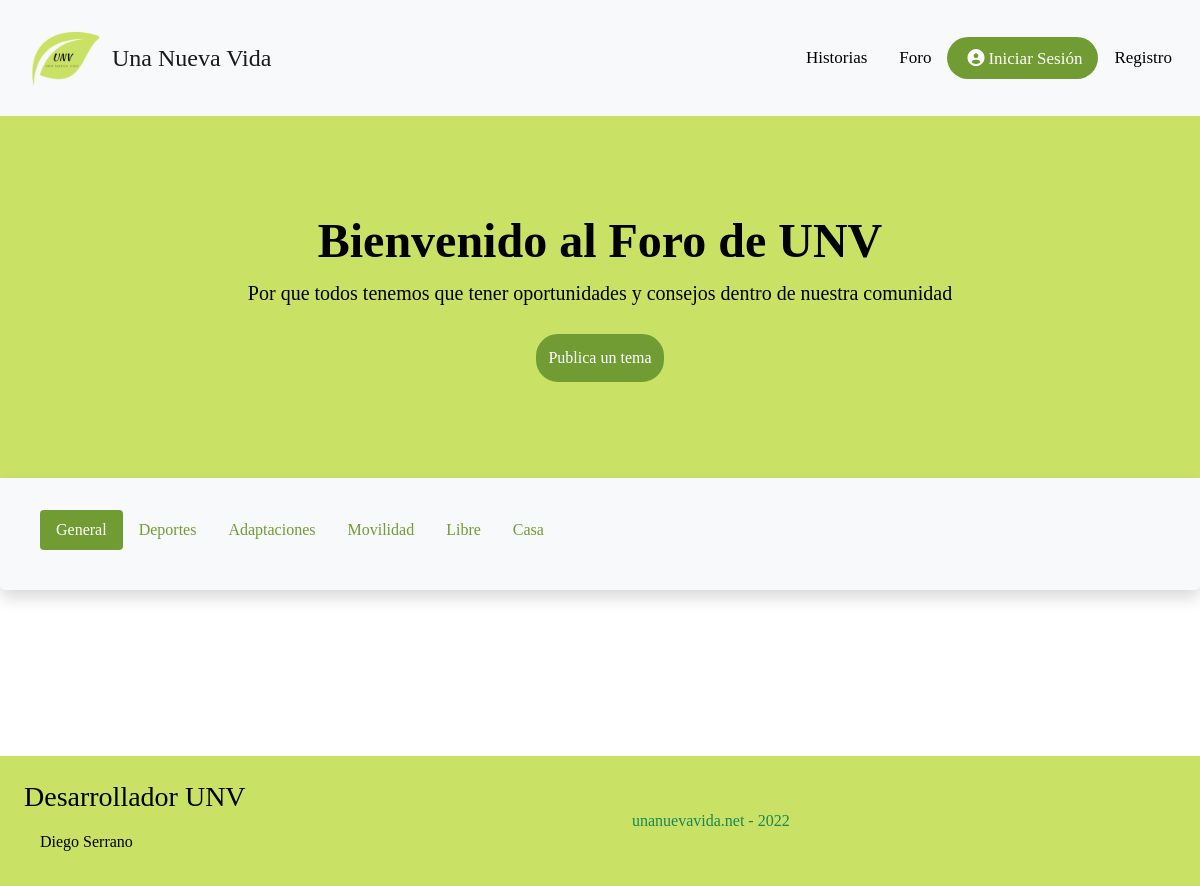
The page /web/index.php?ctl=listarForo on the database as committed earlier.
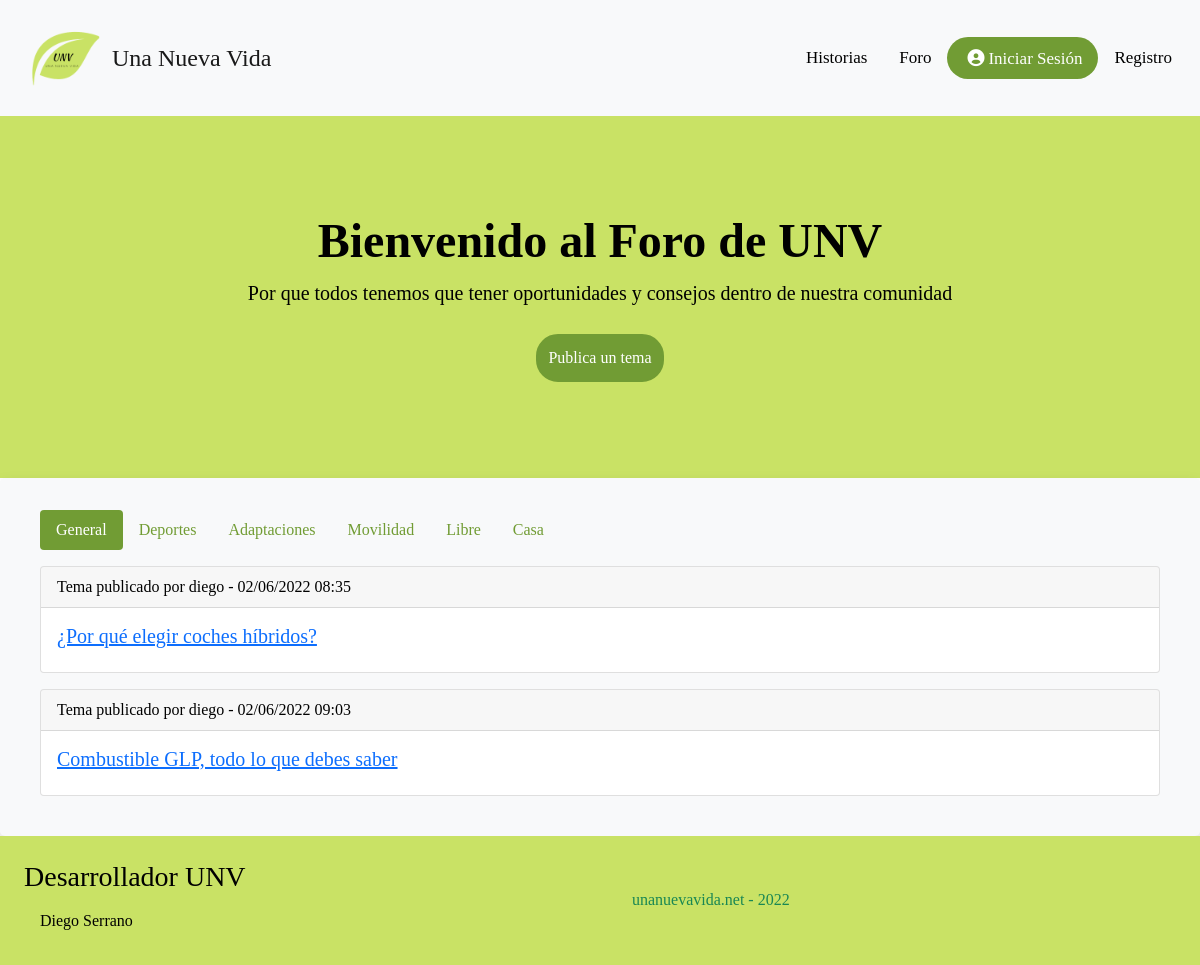
The same page on the database as committed later.
### tables this page shows
CREATE TABLE `categorias_foro` (
  `id_categoria` int(8) NOT NULL,
  `nombre_categoria` varchar(255) NOT NULL,
  `descripcion_categoria` varchar(255) NOT NULL
);

CREATE TABLE `temas_foro` (
  `id_tema` int(8) NOT NULL,
  `asunto_tema` varchar(255) NOT NULL,
  `fecha_tema` timestamp NULL DEFAULT current_timestamp(),
  `categoria_tema` int(8) NOT NULL,
  `by_tema` int(8) NOT NULL
);

CREATE TABLE `usuarios` (
  `id_usuario` int(11) NOT NULL,
  `usuario` varchar(10) NOT NULL,
  `password` varchar(200) NOT NULL,
  `nombre` varchar(20) NOT NULL,
  `apellidos` varchar(40) DEFAULT NULL,
  `email` varchar(40) NOT NULL,
  `telefono` varchar(12) DEFAULT NULL,
  `fecha_nac` date DEFAULT NULL,
  `descripcion` text DEFAULT NULL,
  `vr_apps` text DEFAULT NULL,
  `foto_perfil` varchar(100) NOT NULL,
  `fecha_creacion` datetime NOT NULL DEFAULT current_timestamp(),
  `rol` int(11) NOT NULL,
  `activo` int(11) NOT NULL,
  `google` tinyint(4) NOT NULL
);

### app/controladores/cForo.php (called while the page is built, shortened)
<?php
class cForo {
    public function listarForo() {
        try {
            $foros = new Foro();
            $temas = $foros->listarTemas();
            $categorias = $foros->listarCategorias();
        } catch (Exception $e) {
            error_log($e->getMessage() . microtime() . PHP_EOL, 3, "logExceptio.txt");
            header('Location: index.php?ctl=error');
        } catch (Error $e) {
            error_log($e->getMessage() . microtime() . PHP_EOL, 3, "logError.txt");
            header('Location: index.php?ctl=error');
        }
        require __DIR__ . './../vistas/vListaForo.php';
    }
}
?>

### app/modelos/Model.php (called while the page is built, shortened)
<?php
class Model extends PDO {
    public function __construct()
    {
            $this->conexion = new PDO('mysql:host=' . Config::$mvc_bd_hostname . ';dbname=' . Config::$mvc_bd_nombre . '', Config::$mvc_bd_usuario, Config::$mvc_bd_clave);
    }
}
?>

### app/modelos/classForo.php (called while the page is built, shortened)
<?php
class Foro extends Model {
    public function listarCategorias() {
        $consulta = "SELECT * FROM `categorias_foro`";
        $result = $this->conexion->query($consulta);
        return $result->fetchAll();
    }
    public function listarTemas() {
        $consulta = "SELECT * FROM temas_foro, usuarios WHERE by_tema=id_usuario";
        $result = $this->conexion->query($consulta);
        return $result->fetchAll();
    }
}
?>

### app/vistas/vListaForo.php (the view, shortened to what this page needs)
<div class="jumbotrons jumbotron p-5 text-black" style="width:100%; background-color:#c9e265;">
         <div class="container-fluid py-5">
            <div class="container">
               <h1 class="display-5 fw-bold text-center">Bienvenido al Foro de UNV</h1>
               <p class="col-md-12 fs-5 text-center">Por que todos tenemos que tener oportunidades y consejos dentro de nuestra comunidad</p>
			   <div class="d-flex justify-content-center">
			   		<a href="index.php?ctl=crearTema" class="botonPublicar">Publica un tema</a>
			   </div>
            </div>
         </div>
      </div>
<div class="row justify-content-center" style="--bs-gutter-x:0;">
		<div class="col-12 col-md-12 bg-light border-2 border-dark rounded-3 shadow pt-3 pb-4 px-4 extraContainer">
			<ul class="nav nav-pills m-3" id="pills-tab" role="tablist">
				<?php foreach ($categorias as $a) { ?>
				<li class="nav-item" role="presentation">
					<button class="nav-link" id="pills-<?php echo $a['nombre_categoria'];?>-tab"
						data-bs-toggle="pill" data-bs-target="#pills-<?php echo $a['nombre_categoria'];?>"
						type="button" role="tab" aria-controls="pills-<?php echo $a['nombre_categoria'];?>"
						aria-selected="false"><?php echo $a['nombre_categoria'];?>
					</button>
				</li>
				<?php }?>
			</ul>
			<div class="tab-content" id="pills-tabContent">
				<div class="tab-pane fade show active text-justify" id="pills-General" role="tabpanel" aria-labelledby="pills-general-tab">
					<?php foreach ($temas as $a) {
						$fechaOriginal = $a['fecha_tema'];
						$newDate = date("d/m/Y H:i", strtotime($fechaOriginal));
						if (isset($a['asunto_tema'])&&!empty($a['asunto_tema'])) {
							if ($a['categoria_tema']=='1') {
						?>
						<div class="card m-3">
							<div class="card-header fw-light">
							Tema publicado por <b><?php echo $a['usuario'];?></b><?php echo " - ".$newDate; ?>
							</div>
							<div class="card-body">
								<a href="index.php?ctl=verTemaForo&id=<?php echo $a['id_tema']?>"><h5 class="card-title fs-5"><?php echo $a['asunto_tema']; ?></h5></a>
							</div>
						</div>
					<?php } }
						else {
							echo "Todavía no hay nada publicado en la categoría General";
						}
					}
					?>
				</div>
			</div>
		</div>
	</div>
<?php include __DIR__ . '/layout.php' ?>

Rows that differ between the two databases and show on the page:
added temas_foro: by_tema.usuario "diego", fecha_tema "02/06/2022 08:35", asunto_tema "¿Por qué elegir coches híbridos?"
added temas_foro: by_tema.usuario "diego", fecha_tema "02/06/2022 09:03", asunto_tema "Combustible GLP, todo lo que debes saber"
